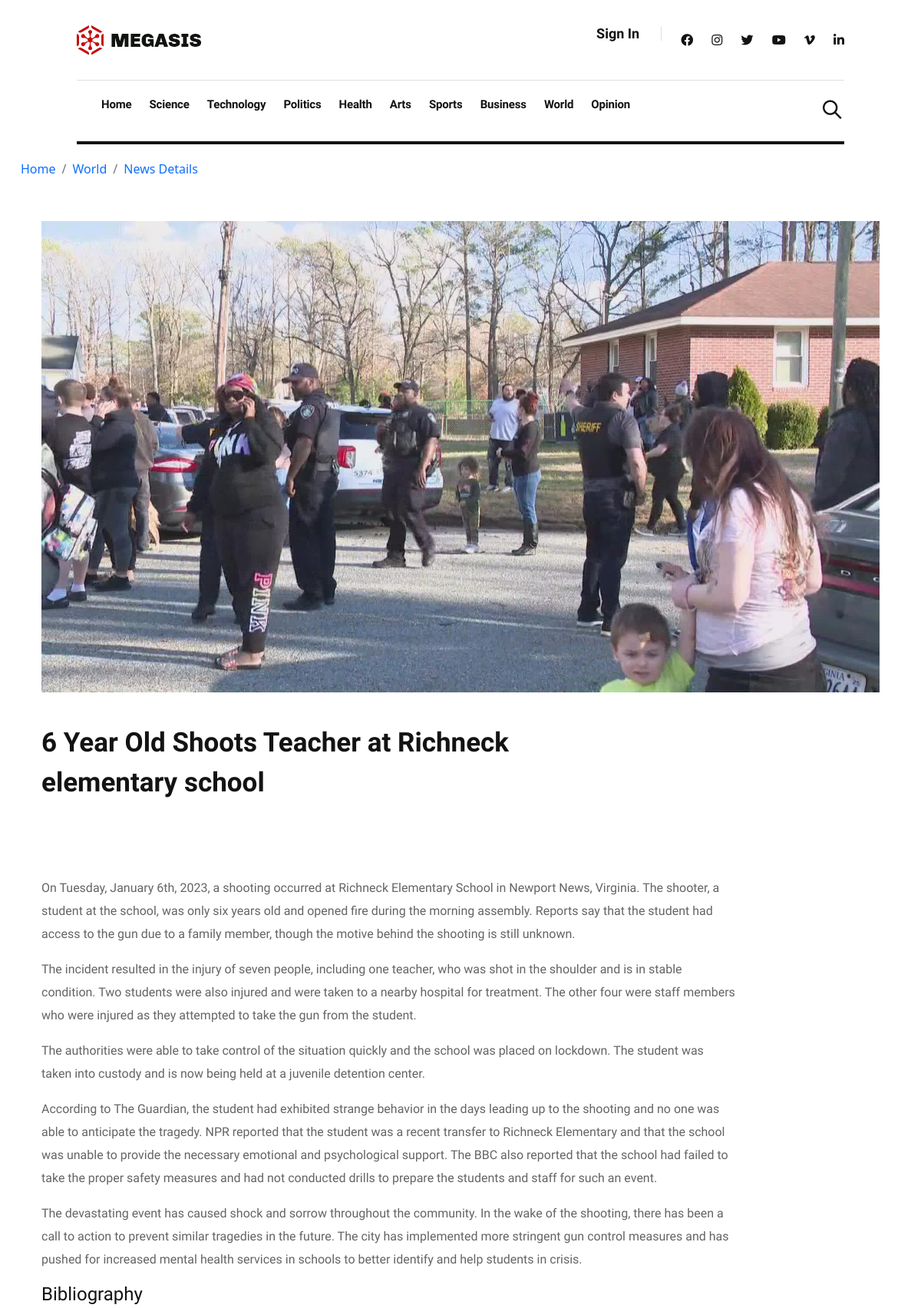
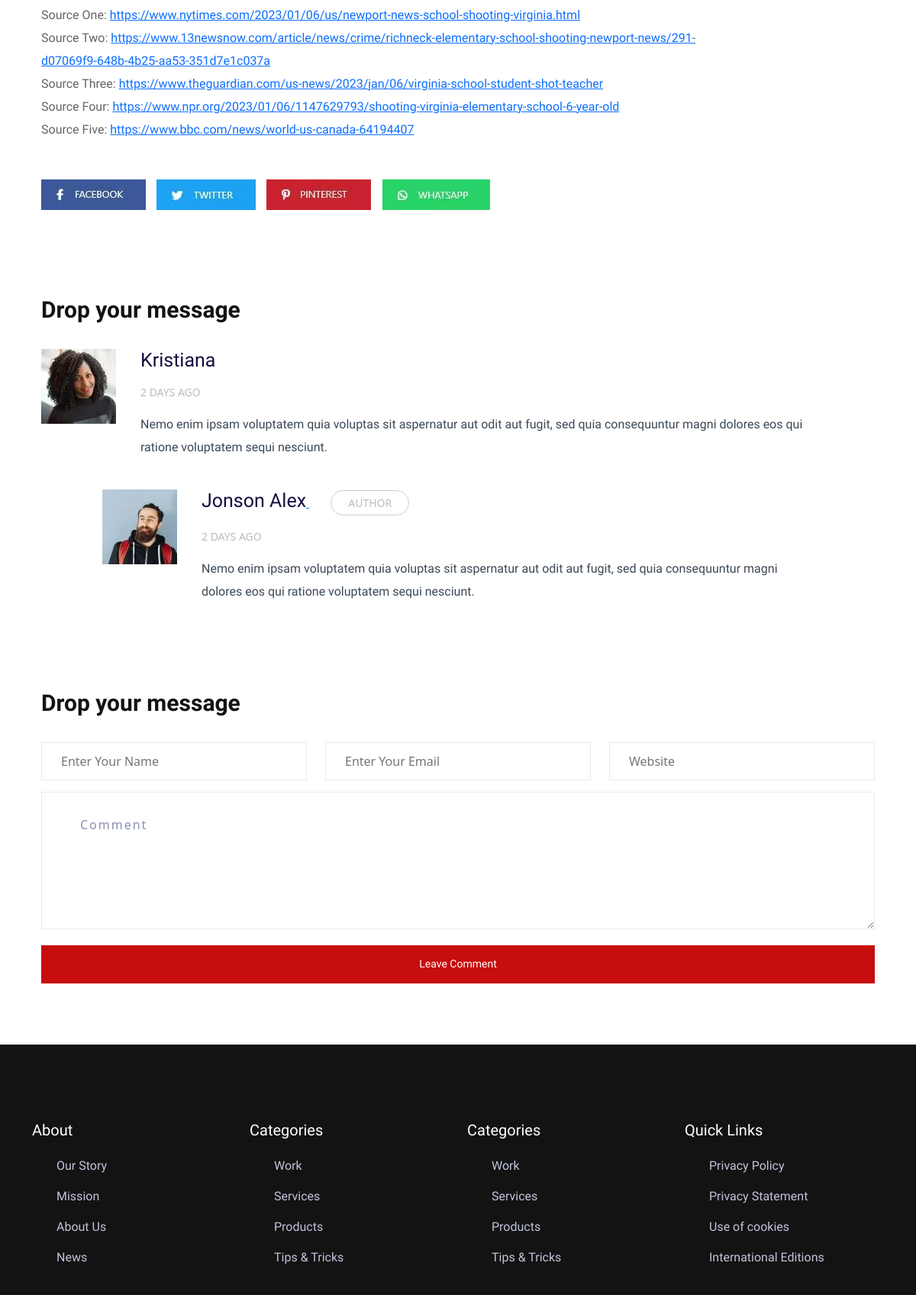
Page /6-year-old-shoots-teacher-at-richneck-elementary-school/ (upper part) on the committed database (2 pictures, top to bottom).
### articles/models.py (models this page shows, shortened)
class Article(models.Model):
    title = models.CharField(max_length=200)
    description = models.CharField(max_length=255)
    thumbnail = models.ImageField(
        blank=True, null=True, upload_to="thumbnails/")
    article_text = models.TextField(blank=True, null=True)
    bibliography = models.TextField(blank=True, null=True)
    date_added = models.DateTimeField('Date Published',
                                      auto_now_add=True,
                                      blank=True)
    date_updated = models.DateTimeField('Date Updated',
                                        auto_now_add=True,
                                        blank=True)
    article_slug = models.SlugField(max_length=100,
                                    unique=True,
                                    blank=True,
                                    null=True)
    category = models.CharField(max_length=40,
                                blank=True,
                                null=True,
                                choices=CATEGORY_CHOICES)
    sourceOne = models.URLField(max_length=300, blank=True, null=True)
    sourceTwo = models.URLField(max_length=300, blank=True, null=True)
    sourceThree = models.URLField(max_length=300, blank=True, null=True)
    sourceFour = models.URLField(max_length=300, blank=True, null=True)
    sourceFive = models.URLField(max_length=300, blank=True, null=True)

### articles/views.py (the view)
# urls.py: path('<slug:aslug>/', views.article_detail, name='article_detail'),
def article_detail(request, aslug):
    article = Article.objects.get(article_slug=aslug)
    return render(request, "articles/post_details.html", {'article': article})

### articles/templates/articles/post_details.html
{% extends './base.html' %}
{% load static %}
{% block content %}
<div class="col-lg-12">
<nav aria-label="breadcrumb">
<ol class="breadcrumb">
<li class="breadcrumb-item"><a href="{% url 'article_list' %}">Home</a></li>
<li class="breadcrumb-item"><a href="/category/{{article.category}}">{{article.get_category_display}}</a></li>
<li class="breadcrumb-item"><a href="#">News Details</a></li>
</ol>
</nav>
</div>
<div class="psot-details pb-80 pt-40">
<div class="container">
<div class="row">
<div class="col-lg-12">
<div class="details-img mb-40">
<img class="img-fluid" src="{{ article.thumbnail.url }}" alt="">
</div>
</div>
</div>
<div class="row">
<div class="col-lg-8">
<div class="about-details-cap">
<h2>{{article.title}}</h2>
</div>
</div>
<div class="col-lg-10">
<div class="about-details-cap">
  <p class="mb-30">
    {{article.article_text|linebreaks}}
  </p>
</div>
</div>
<div class="col-lg-8">
<div class="about-details-cap">
<h4>Bibliography</h4>
</div>
</div>
<div class="col-lg-10">
<div class="about-details-cap">
  <p class="mb-30">
    Source One: <a href="{{article.sourceOne}}">{{article.sourceOne}}</a><br />
    Source Two: <a href="{{article.sourceTwo}}">{{article.sourceTwo}}</a> <br />
    Source Three: <a href="{{article.sourceThree}}">{{article.sourceThree}}</a><br />
    Source Four: <a href="{{article.sourceFour}}">{{article.sourceFour}}</a><br />
    Source Five: <a href="{{article.sourceFive}}">{{article.sourceFive}}</a><br />
  </p>
</div>
</div>
<div class="social-iocn pt-20 pb-20">
<a href="#"><img class="mr-10 mb-10" src="{% static 'img/gallery/facebook.jpg' %}" alt=""></a>
<a href="#"><img class="mr-10 mb-10" src="{% static 'img/gallery/twitter.jpg' %}" alt="#"></a>
<a href="#"><img class="mr-10 mb-10" src="{% static 'img/gallery/pinterest.jpg' %}" alt=""></a>
<a href="#"><img class="mb-10" src="{% static 'img/gallery/whatsapp.jpg' %}" alt=""></a>
</div>
</div>
</div>
</div>
<div class="coments-area pb-80">
<div class="container">
<div class="row ">
<div class="col-xl-12">
<div class="small-tittle mb-30">
<h2>Drop your message</h2>
</div>
</div>
</div>
<div class="row">
<div class="col-lg-11">
<div class="single-comments mb-40">
<div class="comments-items">
<div class="comments-img">
<a href="#"><img src="{% static 'img/gallery/comment-img1.jpg' %}" alt=""></a>
</div>
<div class="comments-tittle">
<a href="#"><h4>Kristiana</h4></a>
<span>2 days ago</span>
<p>Nemo enim ipsam voluptatem quia voluptas sit aspernatur aut odit aut fugit, sed quia consequuntur magni dolores eos qui ratione voluptatem sequi nesciunt.</p>
</div>
</div>
</div>
</div>
<div class="col-lg-11">
<div class="single-comments mb-30 ml-80">
<div class="comments-items">
<div class="comments-img">
<a href="#"><img src="{% static 'img/gallery/comment-img2.jpg' %}" alt=""></a>
</div>
<div class="comments-tittle">
<a href="#"><h4>Jonson Alex</h4> <span class="author">Author</span></a>
<span>2 days ago</span>
<p>Nemo enim ipsam voluptatem quia voluptas sit aspernatur aut odit aut fugit, sed quia consequuntur magni dolores eos qui ratione voluptatem sequi nesciunt.</p>
</div>
</div>
</div>
</div>
</div>
<div class="row">
<div class="col-lg-12">
<div class="form-wrapper pt-80">
<div class="row ">
<div class="col-xl-12">
<div class="small-tittle mb-30">
<h2>Drop your message</h2>
</div>
</div>
</div>
<form id="contact-form" action="#" method="POST">
<div class="row">
<div class="col-lg-4 col-md-6">
<div class="form-box user-icon mb-15">
<input type="text" name="name" placeholder="Enter your name">
</div>
</div>
<div class="col-lg-4 col-md-6">
<div class="form-box email-icon mb-15">
<input type="text" name="email" placeholder="Enter your email">
</div>
</div>
<div class="col-lg-4 col-md-6">
<div class="form-box email-icon mb-15">
<input type="text" name="email" placeholder="Website">
</div>
</div>
<div class="col-lg-12">
<div class="form-box message-icon mb-15">
<textarea name="message" id="message" placeholder="Comment"></textarea>
</div>
<div class="submit-info">
<button class="submit-btn2" type="submit">Leave Comment</button>
</div>
</div>
</div>
</form>
</div>
</div>
</div>
</div>
</div>
{% endblock %}

### rows in the picture
Article: category "World", thumbnail (picture), title "6 Year Old Shoots Teacher at Richneck elementary school", article_text "On Tuesday, January 6th, 2023, a shooting occurred at Richneck Elementary School in Newport News, Virginia. The shooter, a student at the school, was only six years old and opened fire during the morning assembly. Reports say that the student had access to the gun due to a family member, though the motive behind the shooting is still unknown. The incident resulted in the injury of seven people, including one teacher, who was shot in the shoulder and is in stable condition. Two students were also injured and were taken to a nearby hospital for treatment. The other four were staff members who were injured as they attempted to take the gun from the student. The authorities were able to take…", sourceOne "https://www.nytimes.com/2023/01/06/us/newport-news-school-shooting-virginia.html", sourceTwo "https://www.13newsnow.com/article/news/crime/richneck-elementary-school-shooting-newport-news/291-d07069f9-648b-4b25-aa53-351d7e1c037a", sourceThree "https://www.theguardian.com/us-news/2023/jan/06/virginia-school-student-shot-teacher", sourceFour "https://www.npr.org/2023/01/06/1147629793/shooting-virginia-elementary-school-6-year-old", sourceFive "https://www.bbc.com/news/world-us-canada-64194407"
